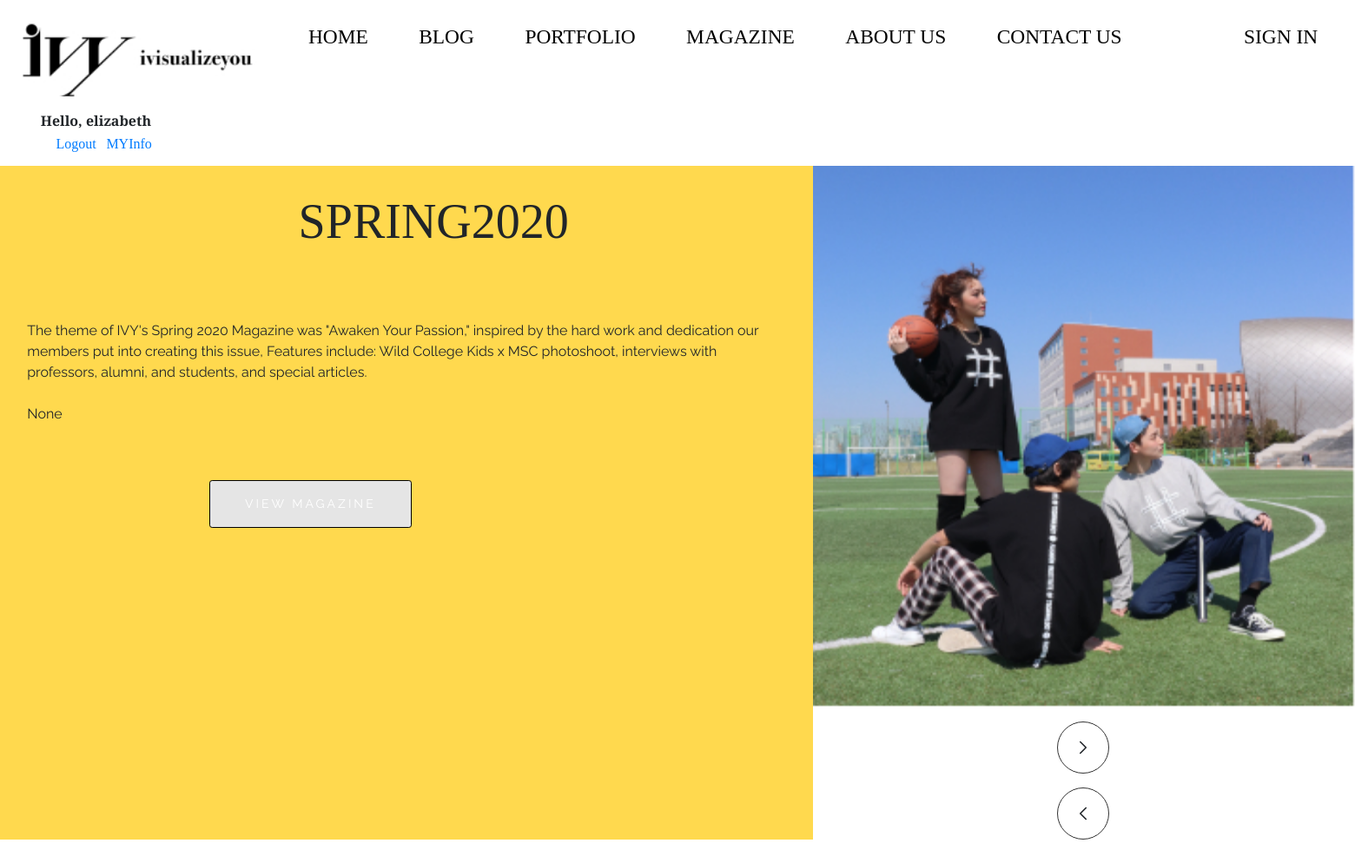
The app's page /magazine/ (signed in), older data.
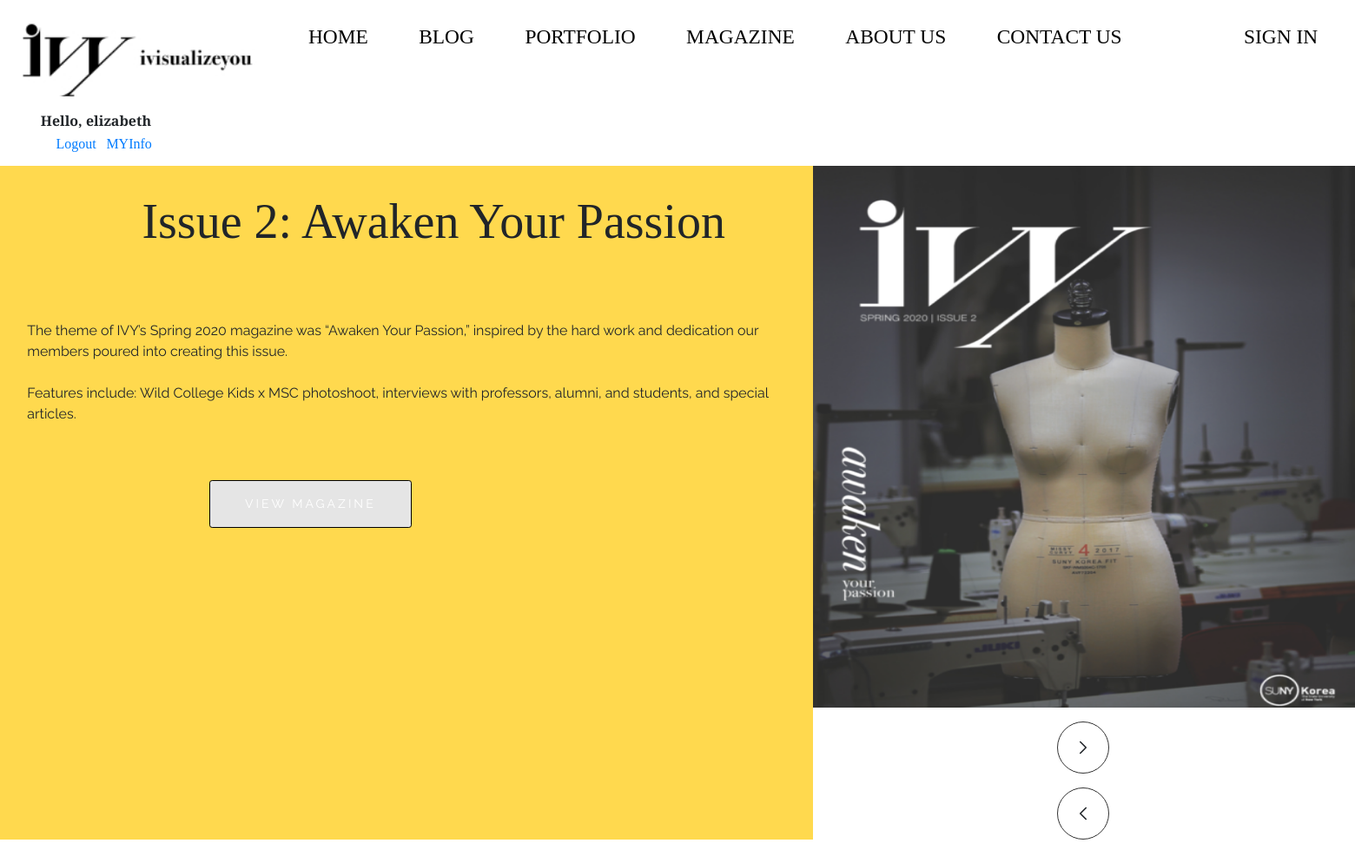
The same page, newer data.
### magazines/models.py (models this page shows, shortened)
class Magazine(models.Model):
    name = models.CharField(max_length=200, null =True)
    price = models.FloatField(null = True)
    description = models.CharField(max_length=300, null =True)
    description2 = models.CharField(max_length=300, null =True)#blank=True
    pdf = models.FileField(null =True, blank = True)
    thumbNail = models.FileField(null = True, blank = True)
    date_created = models.DateTimeField(auto_now_add=True, null =True)

### magazines/views.py (the view)
# urls.py: path('magazine/', views.magazine, name="magazine"),
@login_required(login_url = 'login')
def magazine(request):
    magazine = Magazine.objects.all()
    magazine = sorted(magazine,key = lambda x : x.date_created)
    return render(request, 'magazines/magazine.html', {'magazine':magazine})

### magazines/templates/magazines/magazine.html (shortened to what this page needs)
{% extends 'magazines/main.html'%}
{% load static %}
{% block content %}
    <link rel="stylesheet" type="text/css" href="{% static '/css/magazine.css' %}">
<section>
  <main>
    <div class="content">
      {% for i in magazine %}
      {% if forloop.first %}
      <div id = "magazines" class = "magazine active">
        <h1 class="heading">
            {{i.name}}
        </h1>
        <p class="mDescription">
          {{i.description}}
        </p>
        <p class="mDescription">
            {{i.description2}}
        </p>
        <span class="button">
          <a class="btn btn-sm btn-info" href="{% url 'viewMagazine' i.id %}">View Magazine</a>
        </span>
      </div>
      {% endif %}
      {% endfor %}
    </div>
    <div class="bottomMargin"></div>
    <div class="imageBox">
      {% for i in magazine %}
      {% if forloop.first %}
      <div class = "images active">
        <img src = "{{i.thumbNail.url}}" style="width: 40vw; height: 40vw;">
      </div>
      {% else %}
      <div class = "images">
        <img src = "{{i.thumbNail.url}}" style="width: 40vw; height: 40vw;">
      </div>
      {%endif%}
      {% endfor %}
    </div>
    <div class="navigation">
      <div onClick="right(); rightImg()" class="right">
        <svg xmlns="http://www.w3.org/2000/svg" class="icon icon-right" width="26" height="26" viewBox="0 0 24 24" stroke-width="1.5" stroke="currentColor" fill="none" stroke-linecap="round" stroke-linejoin="round">
          <path stroke="none" d="M0 0h24v24H0z" />
          <polyline points="9 6 15 12 9 18" />
        </svg>
      </div>
      <div onClick="left(); leftImg()" class="left">
        <svg xmlns="http://www.w3.org/2000/svg" class="icon icon-left" width="26" height="26" viewBox="0 0 24 24" stroke-width="1.5" stroke="currentColor" fill="none" stroke-linecap="round" stroke-linejoin="round">
          <path stroke="none" d="M0 0h24v24H0z" />
          <polyline points="15 6 9 12 15 18" />
        </svg>
      </div>
    </div>
  </main>
</section>
{% endblock %}

### magazines/templates/magazines/main.html (shortened to what this page needs)
{% load static %}
<!DOCTYPE html>
<html lang="en">
<head>
    <link rel="stylesheet" href="https://maxcdn.bootstrapcdn.com/bootstrap/4.0.0/css/bootstrap.min.css">
    <link rel="stylesheet" type="text/css" href="{% static '/css/main.css' %}">
</head>
<body>
    <div class="grid-containerMain">
        <div class="gridNav">
            {% include 'magazines/navbar.html'%}
        </div>
        <div class="gridBody">
            {% block content %}
            {% endblock %}
        </div>
    </div>
</body>
</html>

### magazines/templates/magazines/navbar.html
{% load static %}
<link rel="stylesheet" type="text/css" href="{% static '/css/navbar.css' %}">
<nav>
    <div class = "grid-containerNav">
      <img src = '../static/images/ivyLogo.jpg' class="imgPic"/>
      <a class="nav-link1" id="nav-txt" href="{% url 'home' %}">HOME</a>
      <a class="nav-link2" id="nav-txt" href="{% url 'blog' %}">BLOG</a>
      <a class="nav-link3" id="nav-txt" href="{% url 'portfolio' %}">PORTFOLIO</a>
      <a class="nav-link4" id="nav-txt" href="{% url 'magazine' %}">MAGAZINE</a>
      <a class="nav-link5" id="nav-txt" href="{% url 'aboutUs' %}">ABOUT US</a>
      <a class="nav-link6" id="nav-txt" href="{% url 'contactUs' %}">CONTACT US</a>
      <a  class="nav-link7" id="nav-txt" href="{% url 'login' %}" id="sign_in">SIGN IN</a>
      <div class="hello-msg">
        <span class="hello-txt">Hello, {{request.user}}</span>
        <div style="margin:2px;max-width:30vw;">
          <span class="log-txt" style="padding-left:1vw;"><a href= "{% url 'logout' %}">Logout</a></span>
          <span class="log-txt"><a href= "{% url 'info' %}">MYInfo</a></span>
        </div>
      </div>
    </div>
</nav>

### static/css/main.css (style rules this page uses)
body { background-color: #FFFFFF; }
.grid-containerMain { display: grid; grid-template-rows: 2; height: fit-content }
.gridNav { grid-column-start: 1; grid-column-end: 1; grid-row: 1; }
.gridBody { grid-column-start: 1; grid-column-end: 1; grid-row: 2; }

### static/css/navbar.css (style rules this page uses)
.grid-containerNav { display: grid; grid-template-rows: 2; background-color: #FFFFFF; font-family: 'Playfair Display', serif; width: 100vw; }
.imgPic { grid-column-start: 1; grid-column-end: 1; grid-row:1; width: 20vw; margin-top: 9px; display: grid; color: black; padding: 1vw; text-decoration: none; float: left; }
.nav-link1 { grid-column-start: 2; grid-column-end: 2; grid-row:1; margin-top: 9px; display: grid; color: black; padding: 1vw; text-decoration: none; text-align: center; height: fit-content; width: fit-content; float: left; }
.nav-link2 { grid-column-start: 3; grid-column-end: 3; grid-row:1; margin-top: 9px; display: grid; color: black; padding: 1vw; text-decoration: none; text-align: center; height: fit-content; width: fit-content; float: left; }
.nav-link3 { grid-column-start: 4; grid-column-end: 4; grid-row:1; margin-top: 9px; display: grid; color: black; padding: 1vw; text-decoration: none; text-align: center; height: fit-content; width: fit-content; float: left; }
.nav-link4 { grid-column-start: 5; grid-column-end: 5; grid-row:1; margin-top: 9px; display: grid; color: black; padding: 1vw; text-decoration: none; text-align: center; height: fit-content; width: fit-content; float: left; }
.nav-link5 { grid-column-start: 6; grid-column-end: 6; grid-row:1; margin-top: 9px; display: grid; color: black; padding: 1vw; text-decoration: none; text-align: center; height: fit-content; width: fit-content; float: left; }
.nav-link6 { grid-column-start: 7; grid-column-end: 7; grid-row:1; margin-top: 9px; display: grid; color: black; padding: 1vw; text-decoration: none; text-align: center; height: fit-content; width: fit-content; float: left; }
.nav-link7 { grid-column-start: 11; grid-column-end: 11; grid-row:1; margin-top: 9px; display: grid; color: black; text-align: right; padding: 1vw; text-decoration: none; text-align: center; width: fit-content; height: fit-content; float: left; }
.hello-msg { position: relative; left: 3vw; background-color : #FFFFFF; height: 8vh; grid-row: 2; }
.hello-txt { font-family: 'Playfair Display', serif; font-size: 1rem; font-weight: bold; }
.log-txt { font-family: 'Playfair Display', serif; padding: 0.25vw; font-size: 1rem; }
#nav-txt { font-size: 1.5vw; }

### static/css/magazine.css (style rules this page uses)
section { font-family: 'Raleway', sans-serif; }
.heading { font-family: "Playfair Display", serif; text-align: center; }
main { display: grid; grid-template-rows: 1; }
.bottomMargin { grid-column-start: 1; grid-column-end: 1; grid-row: 2; background-color: #FFD94E; }
.content { width: 60vw; padding: 2vw; background-color: #FFD94E; }
.content h1 { margin-bottom: 10vh; font-size: 3.5rem; }
.content p { width: 55vw; margin-bottom: 1.5rem; font-family: 'Raleway', sans-serif; }
.content .button { left:40%; margin-top: 5vh; margin-left: 8vw; }
.content .button .btn { border: none; background-color: #7bcc3c; text-transform: uppercase; letter-spacing: 3px; padding: 1rem 2.5rem; cursor: pointer; margin-left:85px; background-color: #E5E5E5; border: 0.5px solid black; margin-top: 5vh; }
.images { width: 200%; height: 200%; }
.navigation { grid-column-start: 2; grid-column-end: 2; grid-row: 2; }
.navigation .right, .navigation .left { position: relative; height: 60px; width: 60px; border: 1px solid #333; border-radius: 50%; display: -webkit-box; display: -ms-flexbox; display: flex; margin-left: 45%; -webkit-box-pack: center; -ms-flex-pack: center; justify-content: center; -webkit-box-align: center; -ms-flex-align: center; align-items: center; margin-top: 1rem; cursor: pointer; }
.images, .colored-backgrounds { -webkit-transition: -webkit-transform 0.35s cubic-bezier(0.39, 0.575, 0.565, 1); transition: -webkit-transform 0.35s cubic-bezier(0.39, 0.575, 0.565, 1); transition: transform 0.35s cubic-bezier(0.39, 0.575, 0.565, 1); transition: transform 0.35s cubic-bezier(0.39, 0.575, 0.565, 1), -webkit-transform 0.35s cubic-bezier(0.39, 0.575, 0.565, 1); }
.content div.active { opacity: 1; }
.content div { position: absolute; object-fit:cover; transition: 0.5s; opacity: 0; }
.imageBox { grid-column-start: 2; grid-column-end: 2; }
.imageBox div { display:none; right:0; }
.imageBox div.active { display: block; }
#magazines { width: 60vw; }

Row changes from the older to the newer data that the page shows:
removed Magazine: name "SPRING2020", description "The theme of IVY's Spring 2020 Magazine was \"Awaken Your Passion,\" inspired by the hard work and dedication our members put into creating this issue, Features include: Wild College Kids x MSC photoshoot, interviews with professors, alumni, and students, and special articles.", description2 "None", thumbNail (picture)
added Magazine: name "Issue 2: Awaken Your Passion", description "The theme of IVY’s Spring 2020 magazine was “Awaken Your Passion,” inspired by the hard work and dedication our members poured into creating this issue.", description2 "Features include: Wild College Kids x MSC photoshoot, interviews with professors, alumni, and students, and special articles.", thumbNail (picture)
